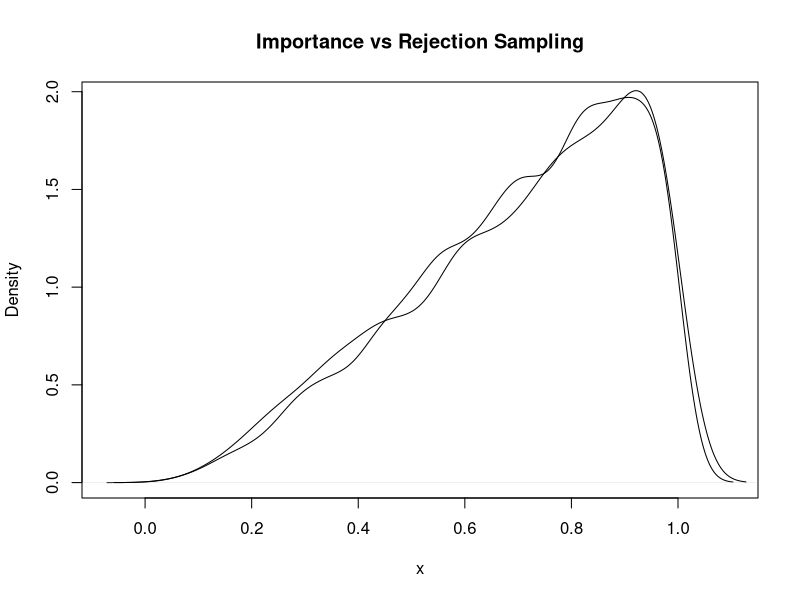
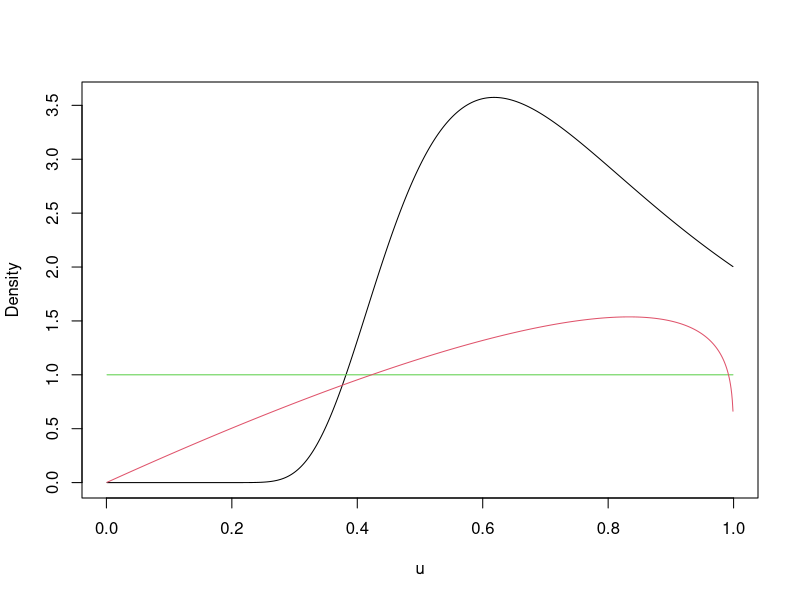
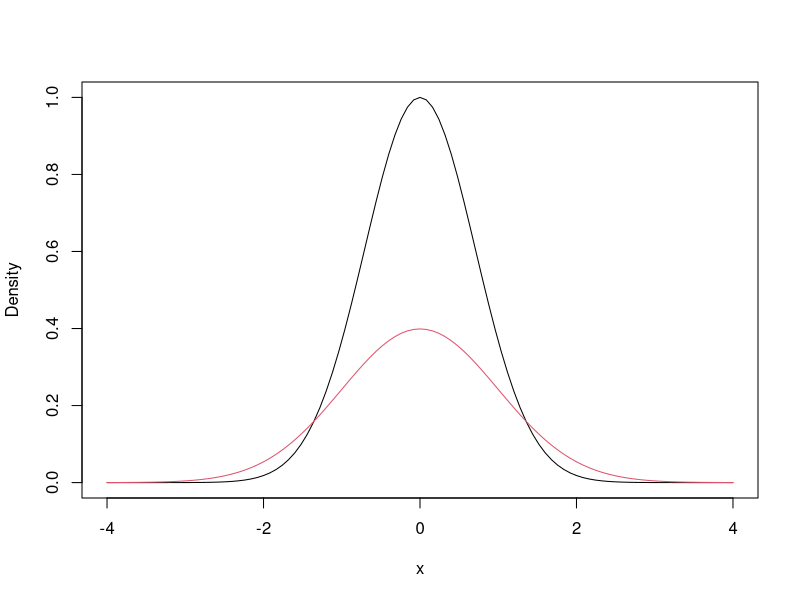
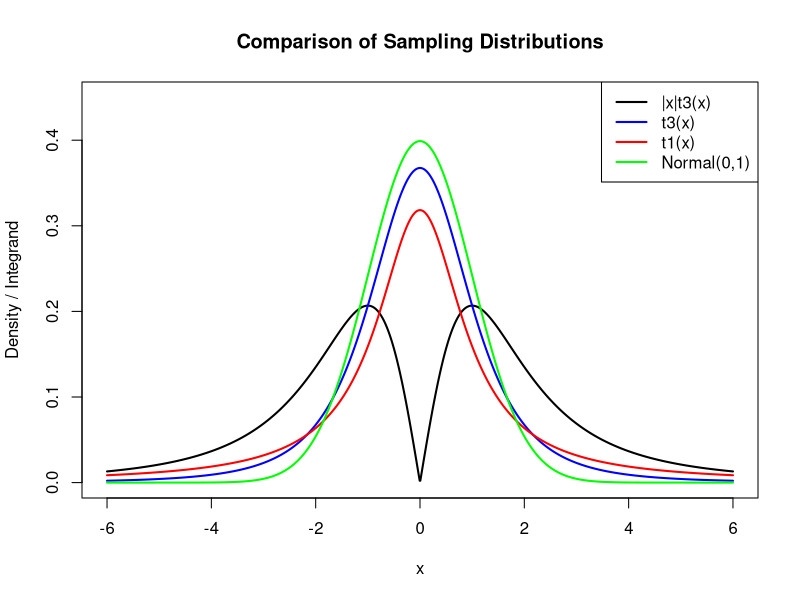
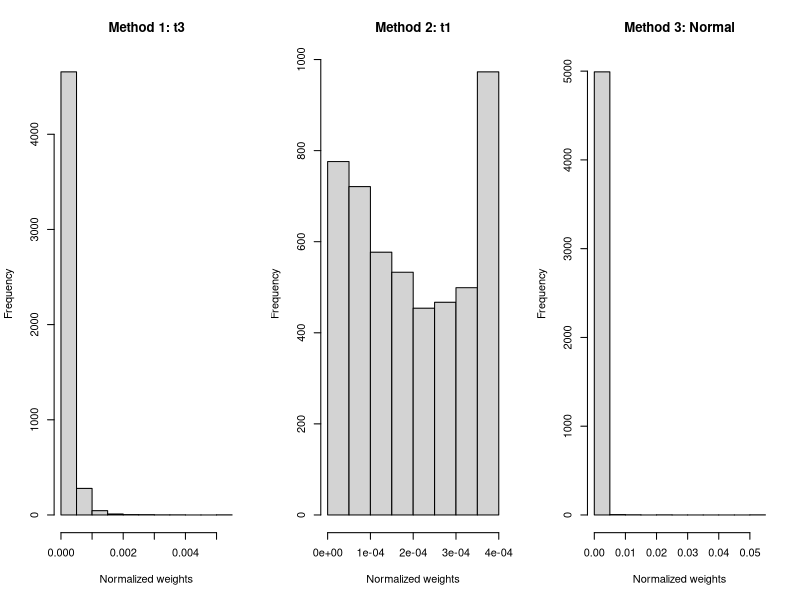
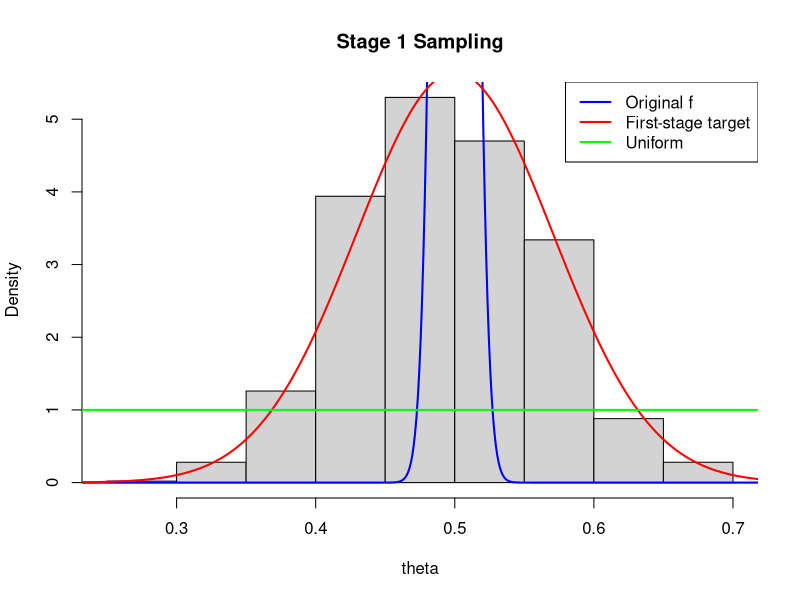
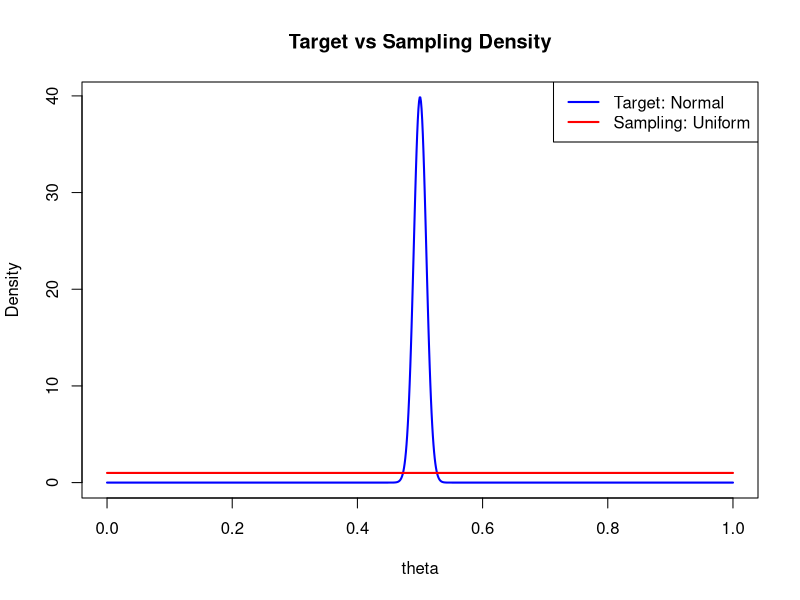

Reproduce these figures in R, in order.
#Q1a
N <- 5000

#sample from g1=uniform(0,1)
x <- runif(N)

# importance weights & normalization
w <- x^2*exp(-x)
w <- w/sum(w)

# resample according to the importance weights 
#sample()是 R 里“从一堆东西里面抽取”的函数。

sample_f <- sample(x, size = N, replace = TRUE, prob = w)

#b
x_rej <- runif(N)
u <- runif(N)
k <- exp(-1)

accept <- u <= (x_rej^2*exp(-x_rej))/k
sample_rej <- x_rej[accept]

plot(density(sample_f),
     main = "Importance vs Rejection Sampling",
     xlab = "x")

lines(density(sample_rej))

mean(sample_f)
mean(sum(w * x))
mean(sample_rej)


#c
u <- runif(N)
x2 <- sqrt(u)

w2 <- 1/2*(x2*exp(-x2))
w2 <- w2/sum(w2)

sample_g2 <- sample(x2, N, replace= TRUE, prob=w2)

ees_g2 <- 1/sum(w2^2)
ees_g1 <- 1/sum(w^2)

ees_g1
ees_g2




# Q2a
N <- 5000

# sample from g1(u) = Uniform(0,1)
u <- runif(N)

# transformed integrand
f_prime <- 2/u^2 * exp(-(1/u - 1)^2)

# importance sampling estimate
I_hat <- mean(f_prime)

I_hat

# Q2b

# sample from g2 = Beta(2, 1.2)
u2 <- rbeta(N, shape1 = 2, shape2 = 1.2)

# transformed integrand
f_prime2 <- 2/u2^2 * exp(-(1/u2 - 1)^2)

# density of sampling distribution
g2 <- dbeta(u2, shape1 = 2, shape2 = 1.2)

# importance weights
w2 <- f_prime2 / g2

# estimate integral
I_hat2 <- mean(w2)

I_hat2

u_grid <- seq(0.001, 0.999, length.out = 1000)

f_grid <- 2/u_grid^2 * exp(-(1/u_grid - 1)^2)

g1_grid <- dunif(u_grid, 0, 1)

g2_grid <- dbeta(u_grid, 2, 1.2)

plot(u_grid, f_grid, type = "l",
     xlab = "u", ylab = "Density")

lines(u_grid, g1_grid,col=3)

lines(u_grid, g2_grid,col=2)

#c
N<-5000
x <- rnorm(N)
fx <- exp(-x^2)
g3x <- (1/sqrt(2*pi))*exp(-(x^2/2))
#or g3x <- ?dnorm(x,0,1)
i_hat3 <- mean(fx/g3x)

curve(exp(-x^2), from = -4, to = 4,
      xlab = "x", ylab = "Density")

curve(dnorm(x), from = -4, to = 4,
      add = TRUE,col=2)

#d(tmd)
N <- 5000
nrep <- 1000

estimate_c <- replicate(nrep, {
  
  x <- rnorm(N)
  
  fx <- exp(-x^2)
  
  g3x <- dnorm(x)
  
  mean(fx/g3x)
  
})

estimate_b <- replicate(nrep, {
  u2 <- rbeta(N, shape1 = 2, shape2 = 1.2)


  f_prime2 <- 2/u2^2 * exp(-(1/u2 - 1)^2)


  g2 <- dbeta(u2, shape1 = 2, shape2 = 1.2)


  w2 <- f_prime2 / g2

  I_hat2 <- mean(w2)})


estimate_a <- replicate(nrep, {u <- runif(N)


f_prime <- 2/u^2 * exp(-(1/u - 1)^2)


I_hat <- mean(f_prime)})
sd(estimate_a)
sd(estimate_b)
sd(estimate_c)

sd_uniform <- sd(estimate_a)
sd_normal <- sd(estimate_c)

reduction <- (sd_uniform - sd_normal) / sd_uniform * 100

reduction
#3a
N <- 5000
x1 <- rt(N, df=3)
iihat1 <- mean(abs(x1))

x2 <- rt(N,df=1)
g2 <- dt(x2,df=1)
f2 <- abs(x2)*dt(x2,df=3)
iihat2 <- mean(f2/g2)

x3 <- rnorm(N,0,1)
f3 <- abs(x3)*dt(x3,df=3)
g3 <- dnorm(x3,0,1)
iihat3 <- mean(f3/g3)

#b
# Q3b
x <- seq(-6, 6, length.out = 1000)

# Four functions
f <- abs(x) * dt(x, df = 3)
t3 <- dt(x, df = 3)
t1 <- dt(x, df = 1)
phi <- dnorm(x)

# Plot the target integrand
plot(x, f, type = "l", col = "black", lwd = 2,
     ylim = c(0, 0.45),
     xlab = "x", ylab = "Density / Integrand",
     main = "Comparison of Sampling Distributions")

# Add sampling densities
lines(x, t3, col = "blue", lwd = 2)
lines(x, t1, col = "red", lwd = 2)
lines(x, phi, col = "green", lwd = 2)

legend("topright",
       legend = c("|x|t3(x)", "t3(x)", "t1(x)", "Normal(0,1)"),
       col = c("black", "blue", "red", "green"),
       lty = 1, lwd = 2)

#3c
w1 <- abs(x1)
w1 <- w1/sum(w1)
ESS1 <- 1/sum(w1^2)

w2 <- f2/g2
w2 <- w2/sum(w2)
ESS2 <- 1/sum(w2^2)
w3 <- f3/g3
w3 <- w3/sum(w3)
ESS3 <- 1/sum(w3^2)

ESS1
ESS2
ESS3

par(mfrow = c(1, 3))

hist(w1, main = "Method 1: t3",
     xlab = "Normalized weights")

hist(w2, main = "Method 2: t1",
     xlab = "Normalized weights")

hist(w3, main = "Method 3: Normal",
     xlab = "Normalized weights")

par(mfrow = c(1, 1))




# Q4(a)
N <- 5000

# 1. Sample from g(theta) = U(0,1)
theta <- runif(N)

# 2. Calculate target density f(theta)
f <- dnorm(theta, mean = 0.5, sd = 0.01)

# 3. Calculate sampling density g(theta)
g <- dunif(theta, min = 0, max = 1)

# 4. Importance weights
w <- f/g

# 5. Normalize weights
w <- w/sum(w)

# 6. Effective sample size
ESS <- 1/sum(w^2)
ESS

# Q4(b)

N <- 1000
ESS <- 0

while (ESS <= 5000) {
  
  theta <- runif(N)
  
  f <- dnorm(theta, mean = 0.5, sd = 0.01)
  g <- dunif(theta, 0, 1)
  
  w <- f/g
  w <- w/sum(w)
  
  ESS <- 1/sum(w^2)
  
  N <- N + 1000
}

N - 1000
ESS


# Q4(c) Stage 1
N <- 1000

# Sample from Uniform(0,1)
theta1 <- runif(N)

# Calculate first-stage weights
f1 <- dnorm(theta1, mean = 0.5, sd = 0.01)^0.02
g1 <- dunif(theta1, 0, 1)

w1 <- f1/g1
w1 <- w1/sum(w1)

# Calculate weighted mean and SD
mu_w <- sum(w1 * theta1)
sd_w <- sqrt(sum(w1 * (theta1 - mu_w)^2))

# Resample according to weights
sample_stage1 <- sample(theta1, size = N,
                        replace = TRUE, prob = w1)

# Histogram
hist(sample_stage1, probability = TRUE,
     main = "Stage 1 Sampling",
     xlab = "theta",
     col = "lightgray")

# Grid for density curves
theta_grid <- seq(0, 1, length.out = 1000)

# Original target
lines(theta_grid,
      dnorm(theta_grid, 0.5, 0.01),
      col = "blue", lwd = 2)

# First-stage target, normalized over [0,1]
h <- dnorm(theta_grid, 0.5, 0.01)^0.02
h <- h / (sum(h) * (theta_grid[2] - theta_grid[1]))

lines(theta_grid, h, col = "red", lwd = 2)

# Uniform sampling density
lines(theta_grid,
      dunif(theta_grid, 0, 1),
      col = "green", lwd = 2)

legend("topright",
       legend = c("Original f", "First-stage target", "Uniform"),
       col = c("blue", "red", "green"),
       lty = 1, lwd = 2)


# Create a grid for plotting
theta_grid <- seq(0, 1, length.out = 1000)

# Plot target density
plot(theta_grid,
     dnorm(theta_grid, mean = 0.5, sd = 0.01),
     type = "l",
     col = "blue",
     lwd = 2,
     main = "Target vs Sampling Density",
     xlab = "theta",
     ylab = "Density")

# Add sampling density
lines(theta_grid,
      dunif(theta_grid, 0, 1),
      col = "red",
      lwd = 2)

legend("topright",
       legend = c("Target: Normal", "Sampling: Uniform"),
       col = c("blue", "red"),
       lty = 1,
       lwd = 2)

# Q4(c) Stage 2

# Sample from new Normal proposal
theta2 <- rnorm(N, mean = mu_w, sd = sd_w)

# Original target density
f2 <- dnorm(theta2, mean = 0.5, sd = 0.01)

# New sampling density
g2 <- dnorm(theta2, mean = mu_w, sd = sd_w)

# Importance weights
w2 <- f2/g2
w2 <- w2/sum(w2)

# Effective sample size
ESS2 <- 1/sum(w2^2)
ESS2
